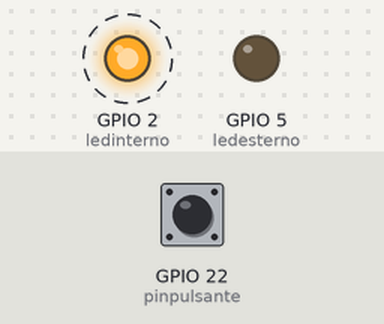
The sketch below on a simulated ESP32. On the bench: output pins drawn as LEDs (lit = HIGH). Dashed ring = blinking. The test bench sets the inputs (shaded band); at power-on: GPIO 22 (pinpulsante) HIGH.

Above: at 1.2 s.
1.3 s: GPIO 22 (pinpulsante) pulled LOW for 0.15 s
At 1.37 s:
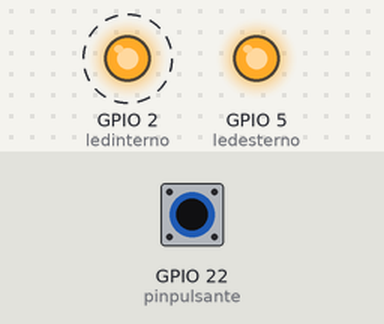
4.3 s: GPIO 22 (pinpulsante) pulled LOW for 1 s
At 7.0 s:
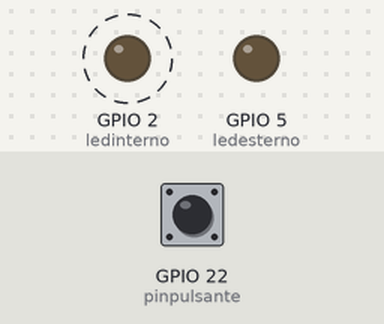
7.3 s: GPIO 22 (pinpulsante) pulled LOW for 3.2 s
At 8.6 s:
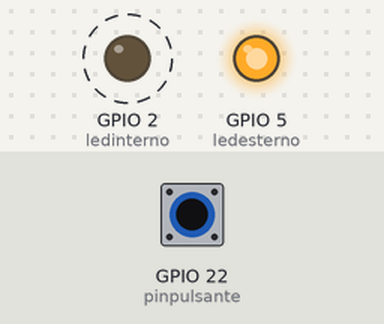
Timing chart, 0 to 18.0 s (numbered marks = the images above; inputs shaded):
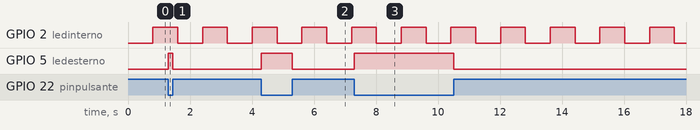

Measured:
- after the input at 1.3 s, GPIO 5 (ledesterno): LOW → HIGH at once, → LOW 0.15 s later
- after the input at 4.3 s, GPIO 5 (ledesterno): LOW → HIGH at once, → LOW 1.0 s later
- after the input at 7.3 s, GPIO 5 (ledesterno): LOW → HIGH at once, → LOW 3.2 s later
- by itself, GPIO 2 (ledinterno): alternates HIGH for 0.80 s and LOW for 0.80 s

The sketch:

260209_blink_non_bloccante_.ino
```cpp
// se collego il pin22 a massa, accende il LED esterno;
// se lascio il pin22 scollegato allora spengo il LED esterno
// nel frattempo il LED interno lampeggia in modo indipendente
// NB: in ESP32 il LED interno è sul pin 2
// NON uso delay per evitare di bloccare la lettura del pulsante

#define pinpulsante 22
#define ledinterno 2
#define ledesterno 5
#define durataimpulso 800  // periodo 1.6 secondi
  int lettura = 0;
  unsigned long postit1, trascorso;

void setup() {
  Serial.begin(9600); // inizializzo la seriale
  pinMode(pinpulsante, INPUT_PULLUP);
  pinMode(ledinterno, OUTPUT);
  pinMode(ledesterno, OUTPUT);
  postit1 = millis(); // registra l'ora attuale
} // fine del setup

void loop() {  // inizio del loop
//  Serial.println("PREMI il pulsante per accendere il LED interno ");
  lettura = digitalRead(pinpulsante); // se è LOW allora P è premuto
  digitalWrite(ledesterno, !digitalRead(pinpulsante));// se P è premuto allora accendi ledesterno
   trascorso = millis()-postit1; // tempo trascorso dall'ultima commutazione
  if(trascorso>durataimpulso) { //inizio blocco if - sono passati 0.8 sec dall'ultima commutazione
       digitalWrite(ledinterno,!digitalRead(ledinterno)); // commuta lo stato del LED interno facendolo lampeggiare
       postit1 = millis(); // resetta il ritardo a 0.8 sec
      } //fine blocco if
  } //fine del loop
```
